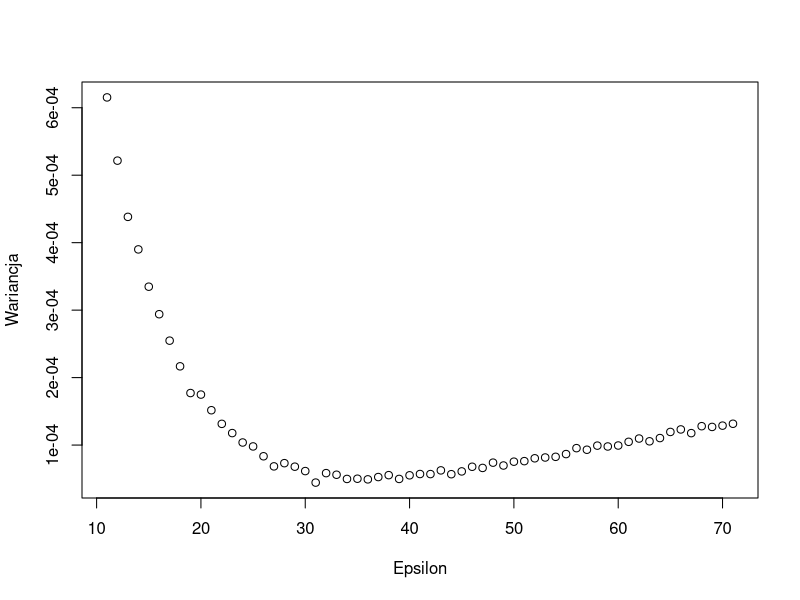

Source code (R):
## ---- chunk 1
#Parametry:
S_0 <- 100
K <- 100
r <- .05
sigma <- .30
T <- 0.25
h <- 0.01
n <- 100
## ---- chunk 2
# Funkcja charakterystyczna 1:
Ind = function(S, K, epsilon) {
  if ( abs(S-K) < epsilon ){
    result = 1
    }
    else {
      result = 0
    }
  return(result)
  }
## ---- chunk 3
# Funkcja charakterystyczna 2:
Indh = function(S, K) {
  if ( S > K ){
    result = 1
    }
    else {
      result = 0
    }
  return(result)
  }
## ---- chunk 4
# Funkcja obliczająca współczynnik grecki delta:
delta = function(S_0, sigma, T, r, K, h, epsilon) {
  
  Z=rnorm(1)
  S_T = S_0 * exp((r - 0.5*sigma^2) * T + sigma * sqrt(T) * Z)
  
      licz = log(S_T/S_0) - (r - 0.5 * sigma^2) * T
      mian = sigma * sqrt(T)
      ksi = licz/mian
  
  f = (1/(2*epsilon)) * Ind(S_T, K, epsilon) * S_T/S_0
  
  fepsi = min(1, max(0,S_T - K + epsilon) / (2*epsilon))
  
  h = (Indh(S_T, K) - fepsi)* ksi/(S_0 * sigma * sqrt(T)) 
  
  return(f+h)
}
## ---- chunk 5
print(delta(S_0, sigma, T, r, K, h, 50))
## ---- chunk 6
# Pętla wyznaczająca różne wartości parametru delta dla różnych wartości epsilona:
Wariancja = c()
Epsilon = c(11:71)
for (i in 1:61){
  Wariancja[i] = var(replicate(1000, delta(S_0, sigma, T, r, K, h, Epsilon[i])))
}

print(Wariancja)
plot(Epsilon, Wariancja)

## ---- chunk 7
# Parametry wspólne:
S_0 = 100
K = 100
r = .05
sigma = .30
T = 0.25
h = 0.01
n = 100 # ilość trajektorii/prób ceny opcji (nazewnictwo zgodne z [1])
## ---- chunk 8

